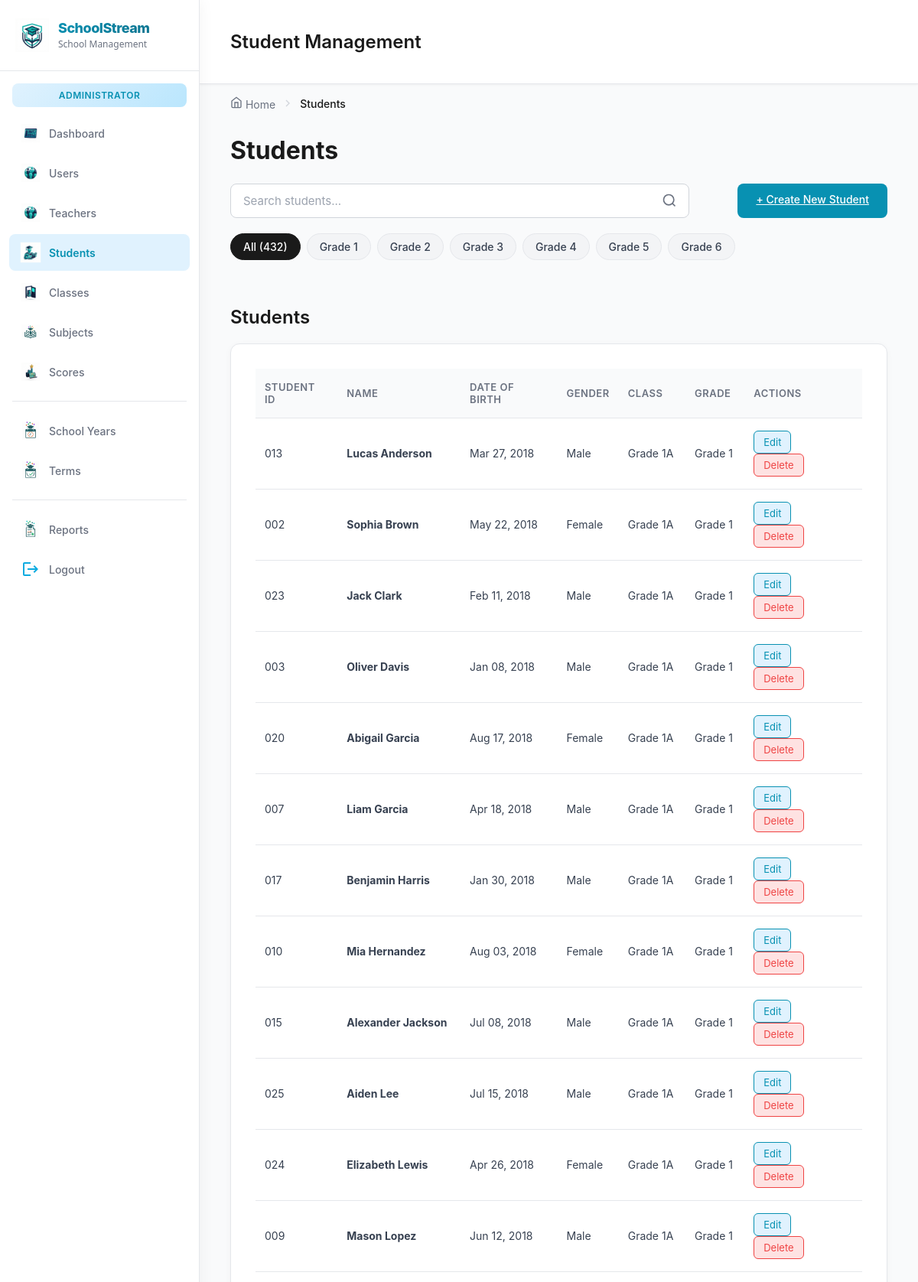
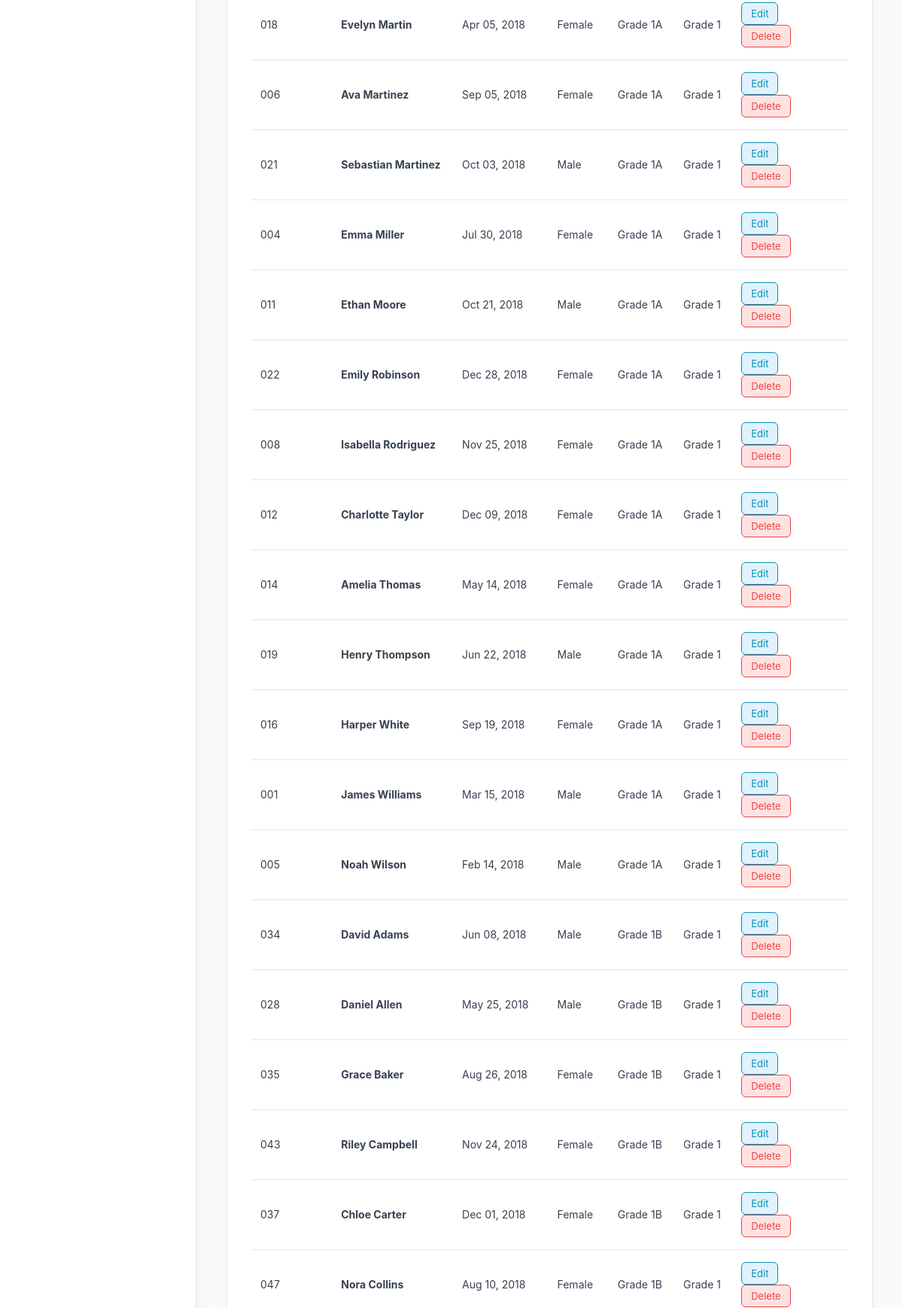
The app's page /views/students/studentManagement.php (signed in, upper part) with its own data (2 pictures, top to bottom).
### tables this page shows
CREATE TABLE IF NOT EXISTS students (
    student_id INT AUTO_INCREMENT PRIMARY KEY,
    first_name VARCHAR(50) NOT NULL,
    last_name VARCHAR(50) NOT NULL,
    date_of_birth DATE DEFAULT NULL,
    gender ENUM('Male', 'Female') DEFAULT NULL,
    class_id INT NOT NULL,
    CONSTRAINT fk_students_class
        FOREIGN KEY (class_id) REFERENCES classes(class_id)
        ON DELETE RESTRICT
        ON UPDATE CASCADE
);

CREATE TABLE IF NOT EXISTS grades (
    grade_id INT AUTO_INCREMENT PRIMARY KEY,
    grade_name VARCHAR(20) NOT NULL UNIQUE
);

CREATE TABLE IF NOT EXISTS classes (
    class_id INT AUTO_INCREMENT PRIMARY KEY,
    class_name VARCHAR(2) NOT NULL,
    grade_id INT NOT NULL,
    UNIQUE (class_name, grade_id),
    CONSTRAINT fk_classes_grade
        FOREIGN KEY (grade_id) REFERENCES grades(grade_id)
        ON DELETE RESTRICT
        ON UPDATE CASCADE
);

### views/students/studentManagement.php (the view, shortened to what this page needs)
<?php
$headerPath = __DIR__ . '/includes/header.php';
if (!file_exists($headerPath)) $headerPath = __DIR__ . '/../../includes/header.php';
$parts = explode('/', trim($_SERVER['SCRIPT_NAME'], '/'));
$projectRoot = (isset($parts[1]) ? '/' . $parts[0] : '');
$extra_head = '<link rel="stylesheet" href="' . $projectRoot . '/public/assets/css/darkManagement.css?v=' . time() . '">';
$pdo = getDBConnection();
$stmt = $pdo->query("
    SELECT
        s.student_id,
        s.first_name,
        s.last_name,
        s.date_of_birth,
        s.gender,
        c.class_name,
        g.grade_name
    FROM students s
    INNER JOIN classes c ON s.class_id = c.class_id
    INNER JOIN grades g ON c.grade_id = g.grade_id
    ORDER BY g.grade_id, c.class_name, s.last_name, s.first_name
");
$students = $stmt->fetchAll();
?>
<div class="Main-Container">
    <?php require_once dirname($headerPath) . '/sidebar.php'; ?>
    <main class="main-dashboard">
        <div class="header">
            <h2>Student Management</h2>
        </div>
        <nav class="breadcrumb">
            <div class="breadcrumb-item">
                <a href="<?php echo $projectRoot; ?>/views/dashboard/index.php" class="breadcrumb-link">
                    <svg width="16" height="16" viewBox="0 0 24 24" fill="none" stroke="currentColor" stroke-width="2">
                        <path d="M3 9l9-7 9 7v11a2 2 0 0 1-2 2H5a2 2 0 0 1-2-2z"></path>
                        <polyline points="9 22 9 12 15 12 15 22"></polyline>
                    </svg>
                    Home
                </a>
            </div>
            <div class="breadcrumb-separator">
                <svg width="16" height="16" viewBox="0 0 24 24" fill="none" stroke="currentColor" stroke-width="2">
                    <polyline points="9 18 15 12 9 6"></polyline>
                </svg>
            </div>
            <div class="breadcrumb-item">
                <span class="breadcrumb-current">Students</span>
            </div>
        </nav>
        <h1>Students</h1>
        <section class="search-filter-section">
            <div class="search-bar-container">
                <div class="search-bar">
                    <input type="text" id="searchInput" placeholder="Search students..." onkeyup="searchStudents()">
                </div>
                <a href="student_create.php" class="create-btn" style="margin-left: auto;">
                    + Create New Student
                </a>
            </div>
            <div class="filter-chips-container">
                <div class="filter-chip active" onclick="filterStudents('all')">All (<?php echo count($students); ?>)</div>
                <div class="filter-chip" onclick="filterStudents('grade-1')">Grade 1</div>
                <div class="filter-chip" onclick="filterStudents('grade-2')">Grade 2</div>
                <div class="filter-chip" onclick="filterStudents('grade-3')">Grade 3</div>
                <div class="filter-chip" onclick="filterStudents('grade-4')">Grade 4</div>
                <div class="filter-chip" onclick="filterStudents('grade-5')">Grade 5</div>
                <div class="filter-chip" onclick="filterStudents('grade-6')">Grade 6</div>
            </div>
        </section>
        <h2 class='heading users'>Students</h2>
        <section class="table-card">
            <table>
                <thead>
                <tr>
                    <th>Student ID</th>
                    <th>Name</th>
                    <th>Date of Birth</th>
                    <th>Gender</th>
                    <th>Class</th>
                    <th>Grade</th>
                    <th>Actions</th>
                </tr>
                </thead>
                <tbody>
                <?php if (empty($students)): ?>
                    <tr>
                        <td colspan="7" class="empty-state">
                            <div class="empty-state-content">
                                <svg class="empty-state-icon" width="64" height="64" viewBox="0 0 24 24" fill="none" stroke="currentColor" stroke-width="2">
                                    <path d="M17 21v-2a4 4 0 0 0-4-4H5a4 4 0 0 0-4 4v2"></path>
                                    <circle cx="9" cy="7" r="4"></circle>
                                    <path d="M23 21v-2a4 4 0 0 0-3-3.87"></path>
                                    <path d="M16 3.13a4 4 0 0 1 0 7.75"></path>
                                </svg>
                                <h3>No students found</h3>
                                <p>Get started by creating your first student.</p>
                                <a href="student_create.php" class="empty-state-btn">
                                    <svg width="16" height="16" viewBox="0 0 24 24" fill="none" stroke="currentColor" stroke-width="2">
                                        <line x1="12" y1="5" x2="12" y2="19"></line>
                                        <line x1="5" y1="12" x2="19" y2="12"></line>
                                    </svg>
                                    Create First Student
                                </a>
                            </div>
                        </td>
                    </tr>
                <?php else: ?>
                    <?php foreach ($students as $student): ?>
                        <?php
                        $gradeNum = str_replace('Grade ', '', $student['grade_name']);
                        $className = "Grade {$gradeNum}{$student['class_name']}";
                        $fullName = htmlspecialchars($student['first_name'] . ' ' . $student['last_name']);
                        ?>
                        <tr>
                            <td><?php echo str_pad($student['student_id'], 3, '0', STR_PAD_LEFT); ?></td>
                            <td><strong><?php echo $fullName; ?></strong></td>
                            <td><?php echo $student['date_of_birth'] ? date('M d, Y', strtotime($student['date_of_birth'])) : '-'; ?></td>
                            <td><?php echo htmlspecialchars($student['gender'] ?? '-'); ?></td>
                            <td><?php echo htmlspecialchars($className); ?></td>
                            <td><?php echo htmlspecialchars($student['grade_name']); ?></td>
                            <td>
                                <a href="student_edit.php?id=<?php echo $student['student_id']; ?>" class="action-btn edit-btn">Edit</a>
                                <a href="javascript:void(0);" onclick="confirmDelete(<?php echo $student['student_id']; ?>, '<?php echo addslashes($fullName); ?>')" class="action-btn delete-btn">Delete</a>
                            </td>
                        </tr>
                    <?php endforeach; ?>
                <?php endif; ?>
                </tbody>
            </table>
        </section>
    </main>
</div>
</body>
</html>

### public/assets/css/style.css (style rules this page uses)
input::placeholder { color: rgba(255, 255, 255, 0.6); }

### includes/header.php (style rules this page uses)
body { font-family:Arial,Helvetica,sans-serif;margin:0;padding:0 }

### records on screen
students: student_id "013", fullName "Lucas Anderson", date_of_birth "Mar 27, 2018", gender "Male", grades.grade_name "Grade 1A", grades.grade_name "Grade 1"
students: student_id "002", fullName "Sophia Brown", date_of_birth "May 22, 2018", gender "Female", grades.grade_name "Grade 1A", grades.grade_name "Grade 1"
students: student_id "023", fullName "Jack Clark", date_of_birth "Feb 11, 2018", gender "Male", grades.grade_name "Grade 1A", grades.grade_name "Grade 1"
students: student_id "003", fullName "Oliver Davis", date_of_birth "Jan 08, 2018", gender "Male", grades.grade_name "Grade 1A", grades.grade_name "Grade 1"
students: student_id "020", fullName "Abigail Garcia", date_of_birth "Aug 17, 2018", gender "Female", grades.grade_name "Grade 1A", grades.grade_name "Grade 1"
students: student_id "007", fullName "Liam Garcia", date_of_birth "Apr 18, 2018", gender "Male", grades.grade_name "Grade 1A", grades.grade_name "Grade 1"
students: student_id "017", fullName "Benjamin Harris", date_of_birth "Jan 30, 2018", gender "Male", grades.grade_name "Grade 1A", grades.grade_name "Grade 1"
students: student_id "010", fullName "Mia Hernandez", date_of_birth "Aug 03, 2018", gender "Female", grades.grade_name "Grade 1A", grades.grade_name "Grade 1"
students: student_id "015", fullName "Alexander Jackson", date_of_birth "Jul 08, 2018", gender "Male", grades.grade_name "Grade 1A", grades.grade_name "Grade 1"
students: student_id "025", fullName "Aiden Lee", date_of_birth "Jul 15, 2018", gender "Male", grades.grade_name "Grade 1A", grades.grade_name "Grade 1"
students: student_id "024", fullName "Elizabeth Lewis", date_of_birth "Apr 26, 2018", gender "Female", grades.grade_name "Grade 1A", grades.grade_name "Grade 1"
students: student_id "009", fullName "Mason Lopez", date_of_birth "Jun 12, 2018", gender "Male", grades.grade_name "Grade 1A", grades.grade_name "Grade 1"
students: student_id "018", fullName "Evelyn Martin", date_of_birth "Apr 05, 2018", gender "Female", grades.grade_name "Grade 1A", grades.grade_name "Grade 1"
students: student_id "006", fullName "Ava Martinez", date_of_birth "Sep 05, 2018", gender "Female", grades.grade_name "Grade 1A", grades.grade_name "Grade 1"
students: student_id "021", fullName "Sebastian Martinez", date_of_birth "Oct 03, 2018", gender "Male", grades.grade_name "Grade 1A", grades.grade_name "Grade 1"
students: student_id "004", fullName "Emma Miller", date_of_birth "Jul 30, 2018", gender "Female", grades.grade_name "Grade 1A", grades.grade_name "Grade 1"
students: student_id "011", fullName "Ethan Moore", date_of_birth "Oct 21, 2018", gender "Male", grades.grade_name "Grade 1A", grades.grade_name "Grade 1"
students: student_id "022", fullName "Emily Robinson", date_of_birth "Dec 28, 2018", gender "Female", grades.grade_name "Grade 1A", grades.grade_name "Grade 1"
students: student_id "008", fullName "Isabella Rodriguez", date_of_birth "Nov 25, 2018", gender "Female", grades.grade_name "Grade 1A", grades.grade_name "Grade 1"
students: student_id "012", fullName "Charlotte Taylor", date_of_birth "Dec 09, 2018", gender "Female", grades.grade_name "Grade 1A", grades.grade_name "Grade 1"
students: student_id "014", fullName "Amelia Thomas", date_of_birth "May 14, 2018", gender "Female", grades.grade_name "Grade 1A", grades.grade_name "Grade 1"
students: student_id "019", fullName "Henry Thompson", date_of_birth "Jun 22, 2018", gender "Male", grades.grade_name "Grade 1A", grades.grade_name "Grade 1"
students: student_id "016", fullName "Harper White", date_of_birth "Sep 19, 2018", gender "Female", grades.grade_name "Grade 1A", grades.grade_name "Grade 1"
students: student_id "001", fullName "James Williams", date_of_birth "Mar 15, 2018", gender "Male", grades.grade_name "Grade 1A", grades.grade_name "Grade 1"
students: student_id "005", fullName "Noah Wilson", date_of_birth "Feb 14, 2018", gender "Male", grades.grade_name "Grade 1A", grades.grade_name "Grade 1"
students: student_id "034", fullName "David Adams", date_of_birth "Jun 08, 2018", gender "Male", grades.grade_name "Grade 1B", grades.grade_name "Grade 1"
students: student_id "028", fullName "Daniel Allen", date_of_birth "May 25, 2018", gender "Male", grades.grade_name "Grade 1B", grades.grade_name "Grade 1"
students: student_id "035", fullName "Grace Baker", date_of_birth "Aug 26, 2018", gender "Female", grades.grade_name "Grade 1B", grades.grade_name "Grade 1"
students: student_id "043", fullName "Riley Campbell", date_of_birth "Nov 24, 2018", gender "Female", grades.grade_name "Grade 1B", grades.grade_name "Grade 1"
students: student_id "037", fullName "Chloe Carter", date_of_birth "Dec 01, 2018", gender "Female", grades.grade_name "Grade 1B", grades.grade_name "Grade 1"
students: student_id "047", fullName "Nora Collins", date_of_birth "Aug 10, 2018", gender "Female", grades.grade_name "Grade 1B", grades.grade_name "Grade 1"

### other values on screen
count($students) "432"
